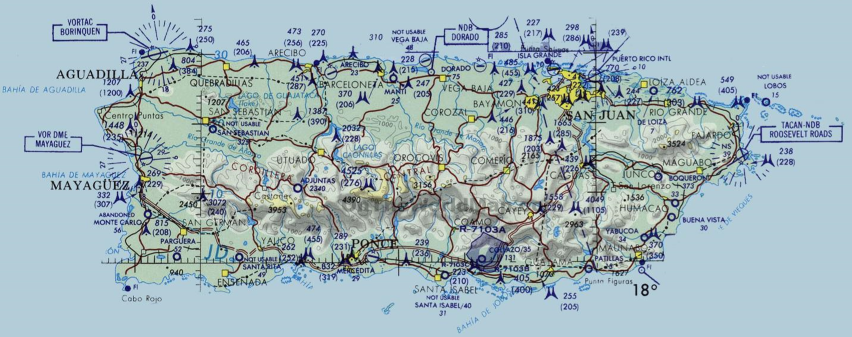
#> input picture MCM2019/pic.png, 1703 x 674 px (shown at 1/2 size)
$ python grid.py
#> lines starting #> are read from the running program, lines starting #| are printed output that depends on the picture; after the words box and inside, x2 and y2 are one past the last pixel; in counts of white or black regions, pixels touching at a corner belong together
import cv2
import numpy as np
import math
img = cv2.imread('pic.png', cv2.IMREAD_COLOR)
#> img is the input picture: shape (674, 1703, 3); mean B, G, R 187.5, 181.7, 161.8
hsv = cv2.cvtColor(img, cv2.COLOR_BGR2HSV)
#> hsv: shape (674, 1703, 3); mean H, S, V 88, 46.9, 192.5

xcenter,ycenter=(525,401)
dx,dy=(70,66)
xrange=(-6,1)
yrange=(-3,17)

scale=1
dx=math.floor(dx/scale)
dy=math.floor(dy/scale)
xrange=tuple([xr*scale for xr in xrange])
yrange=tuple([yr*scale for yr in yrange])

#画中心
img[xcenter,ycenter,:]=[0,0,255]
#> img: shape (674, 1703, 3); under 0.01% of pixels changed, all inside (x1, y1, x2, y2) = (401, 525, 402, 526)
img[xcenter,:,:]=[0,0,255]
img[:,ycenter,:]=[0,0,255]

#画x方向网格
img[xcenter+dx*xrange[0]:xcenter:dx,:,:]=[0,0,255]
img[xcenter:xcenter+dx*xrange[1]+dx:dx,:,:]=[0,0,255]

#画y方向网格
img[:,ycenter+dy*yrange[0]:ycenter:dy,:]=[0,0,255]
img[:,ycenter:ycenter+dy*yrange[1]+dy:dy,:]=[0,0,255]
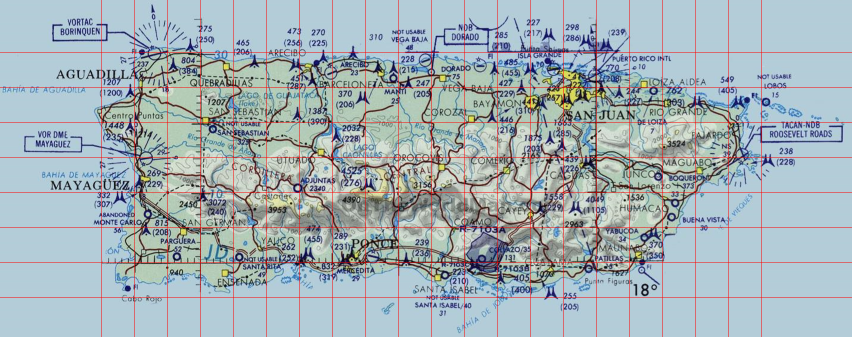
#> img: shape (674, 1703, 3) (shown at 1/2 size); mean B, G, R 183.2, 177.5, 164.2

#cv2.imshow('hhh',img)
cv2.imwrite('grid.png',img)
